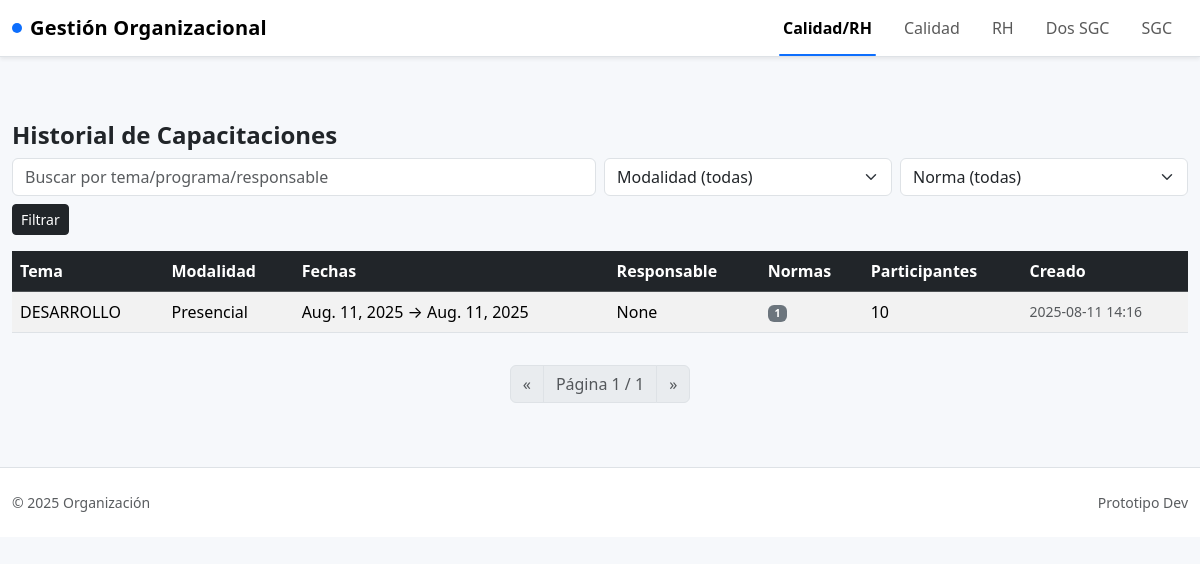
Page /calidad-rh/historial/ on the committed database.
### app/models.py (models this page shows, shortened)
class TimeStampedModel(models.Model):
    created_at = models.DateTimeField(auto_now_add=True)
    updated_at = models.DateTimeField(auto_now=True)
    class Meta:
        abstract = True

class Capacitacion(TimeStampedModel):
    MODALIDADES = (("Presencial","Presencial"),("Virtual","Virtual"),("Mixta","Mixta"))
    tema = models.CharField(max_length=200)
    programa = models.CharField(max_length=200, blank=True)
    modalidad = models.CharField(max_length=20, choices=MODALIDADES)
    normas = models.ManyToManyField(Norma, blank=True, related_name='capacitaciones')
    fecha_inicio = models.DateField()
    fecha_fin = models.DateField()
    responsable = models.ForeignKey(Empleado, on_delete=models.SET_NULL, null=True, related_name='capacitaciones_responsable')
    participantes_estimados = models.PositiveIntegerField(default=1)
    evidencia = models.FileField(upload_to='capacitaciones/', blank=True)
    notas = models.TextField(blank=True)

class Norma(TimeStampedModel):
    codigo = models.CharField(max_length=50, unique=True)
    nombre = models.CharField(max_length=200)

### app/views.py (the view)
# urls.py: path('calidad-rh/historial/', views.hist_capacitaciones, name='hist_capacitaciones'),
def hist_capacitaciones(request):
    qs = (Capacitacion.objects
          .select_related('responsable')
          .prefetch_related('normas')
          .order_by('-created_at'))
    q = request.GET.get('q', '').strip()
    modalidad = request.GET.get('modalidad')
    norma = request.GET.get('norma')
    if q:
        qs = qs.filter(
            Q(tema__icontains=q) | Q(programa__icontains=q) |
            Q(notas__icontains=q) | Q(responsable__nombre__icontains=q)
        )
    if modalidad:
        qs = qs.filter(modalidad=modalidad)
    if norma:
        qs = qs.filter(normas__id=norma)
    page = _paginate(request, qs)
    return render(request, 'hist_capacitaciones.html', {'page': page})

### app/views.py (called while the page is built)
def _paginate(request, qs, per_page=25):
    return Paginator(qs, per_page).get_page(request.GET.get('page'))

### app/templates/hist_capacitaciones.html (shortened to what this page needs)
{% extends 'base.html' %}
{% block content %}
<h1 class="h4 fw-bold">Historial de Capacitaciones</h1>
<form class="row g-2 mb-3" method="get">
  <div class="col-md-6">
    <input class="form-control" name="q" value="{{ request.GET.q }}" placeholder="Buscar por tema/programa/responsable">
  </div>
  <div class="col-md-3">
    <select class="form-select" name="modalidad">
      <option value="">Modalidad (todas)</option>
    </select>
  </div>
  <div class="col-md-3">
    <select class="form-select" name="norma">
      <option value="">Norma (todas)</option>
    </select>
  </div>
  <div class="col-12">
    <button class="btn btn-dark btn-sm">Filtrar</button>
  </div>
</form>
<div class="table-responsive">
<table class="table table-striped align-middle">
  <thead class="table-dark">
    <tr><th>Tema</th><th>Modalidad</th><th>Fechas</th><th>Responsable</th><th>Normas</th><th>Participantes</th><th>Creado</th></tr>
  </thead>
  <tbody>
    {% for c in page.object_list %}
      <tr>
        <td>{{ c.tema }}</td>
        <td>{{ c.modalidad }}</td>
        <td>{{ c.fecha_inicio }} → {{ c.fecha_fin }}</td>
        <td>{{ c.responsable }}</td>
        <td class="small">
          {% for n in c.normas.all %}
            <span class="badge bg-secondary me-1">{{ n.codigo }}</span>
          {% empty %}<span class="text-muted">—</span>{% endfor %}
        </td>
        <td>{{ c.participantes_estimados }}</td>
        <td class="text-muted small">{{ c.created_at|date:'Y-m-d H:i' }}</td>
      </tr>
    {% empty %}
      <tr><td colspan="7" class="text-center text-muted">Sin registros</td></tr>
    {% endfor %}
  </tbody>
</table>
</div>
{% include '_pager.html' with page=page %}
{% endblock %}

### app/templates/base.html (shortened to what this page needs)
{% load static %}
<!DOCTYPE html>
<html lang="es" data-bs-theme="light">
<head>
  <link href="https://cdn.jsdelivr.net/npm/bootstrap@5.3.3/dist/css/bootstrap.min.css" rel="stylesheet">
</head>
<body>
<nav class="navbar navbar-expand-lg bg-white border-bottom sticky-top shadow-sm">
  <div class="container-xxl">
    <a class="navbar-brand d-flex align-items-center gap-2" href="/">
      <span class="rounded-circle d-inline-block" style="width:10px;height:10px;background:var(--bs-primary);"></span>
      <span class="fw-bold">Gestión Organizacional</span>
    </a>
    <div class="collapse navbar-collapse d-none d-lg-flex">
      <ul class="navbar-nav ms-auto">
        <li class="nav-item">
          <a class="nav-link px-3 {% if '/calidad-rh' in request.path %}active{% endif %}" href="/calidad-rh/">Calidad/RH</a>
        </li>
        <li class="nav-item">
          <a class="nav-link px-3 {% if '/calidad/' in request.path and not '/calidad-rh' in request.path %}active{% endif %}" href="/calidad/">Calidad</a>
        </li>
        <li class="nav-item">
          <a class="nav-link px-3 {% if '/rh/' in request.path %}active{% endif %}" href="/rh/">RH</a>
        </li>
        <li class="nav-item">
          <a class="nav-link px-3 {% if '/dos-sgc/' in request.path %}active{% endif %}" href="/dos-sgc/">Dos SGC</a>
        </li>
        <li class="nav-item">
          <a class="nav-link px-3 {% if '/sgc/' in request.path %}active{% endif %}" href="/sgc/">SGC</a>
        </li>
      </ul>
    </div>
  </div>
</nav>
<main class="container-xxl py-4 py-lg-5">
  {% block content %}{% endblock %}
</main>
<footer class="border-top bg-white">
  <div class="container-xxl py-4">
    <div class="d-flex flex-wrap justify-content-between align-items-center gap-2 small text-muted">
      <span>© {{ now|default:2025 }} Organización</span>
      <span>Prototipo Dev</span>
    </div>
  </div>
</footer>
</body>
</html>

### app/templates/_pager.html (shortened to what this page needs)
<nav aria-label="Paginación" class="mt-3">
  <ul class="pagination justify-content-center">
    {% if page.has_previous %}
      <li class="page-item">
        <a class="page-link" href="?page={{ page.previous_page_number }}{% if request.GET %}&{{ request.GET.urlencode|cut:'page=' }}{% endif %}">«</a>
      </li>
    {% else %}
      <li class="page-item disabled"><span class="page-link">«</span></li>
    {% endif %}
    <li class="page-item disabled"><span class="page-link">Página {{ page.number }} / {{ page.paginator.num_pages }}</span></li>
    {% if page.has_next %}
      <li class="page-item">
        <a class="page-link" href="?page={{ page.next_page_number }}{% if request.GET %}&{{ request.GET.urlencode|cut:'page=' }}{% endif %}">»</a>
      </li>
    {% else %}
      <li class="page-item disabled"><span class="page-link">»</span></li>
    {% endif %}
  </ul>
</nav>

### app/templates/base.html (style rules this page uses)
:root { --app-body-bg: #f6f8fb; }
body { background: var(--app-body-bg); }
.navbar-brand { letter-spacing:.2px; }
.nav-link.active { position:relative; font-weight:600; }
.nav-link.active::after { content:""; position:absolute; left:.75rem; right:.75rem; bottom:-.5rem; height:2px; background: var(--bs-primary); border-radius:2px; }
.table td, .table th { vertical-align: middle; }

### rows in the picture
Capacitacion: tema "DESARROLLO", modalidad "Presencial", fecha_inicio "Aug. 11, 2025", fecha_fin "Aug. 11, 2025", responsable "None", participantes_estimados "10", created_at "2025-08-11 14:16"
Norma: codigo "1"

### other values in the picture
{{ page.number }} "1"
{{ page.paginator.num_pages }} "1"
{{ now|default:2025 }} "2025"
